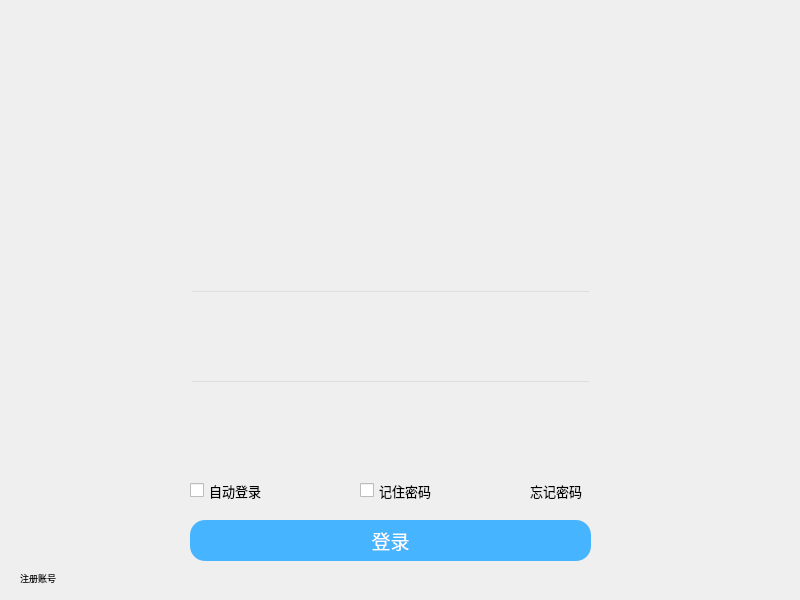
<?xml version="1.0" encoding="UTF-8"?>
<ui version="4.0">
 <class>Widget</class>
 <widget class="QWidget" name="Widget">
  <property name="geometry">
   <rect>
    <x>0</x>
    <y>0</y>
    <width>800</width>
    <height>600</height>
   </rect>
  </property>
  <property name="font">
   <font>
    <pointsize>7</pointsize>
   </font>
  </property>
  <property name="windowTitle">
   <string>Widget</string>
  </property>
  <property name="styleSheet">
   <string notr="true"/>
  </property>
  <widget class="QFrame" name="frame">
   <property name="geometry">
    <rect>
     <x>-100</x>
     <y>-40</y>
     <width>1791</width>
     <height>1721</height>
    </rect>
   </property>
   <property name="styleSheet">
    <string notr="true">#frame{
background-image: url(:/Snipaste_2021-04-25_10-21-01.png);
}</string>
   </property>
   <property name="frameShape">
    <enum>QFrame::StyledPanel</enum>
   </property>
   <property name="frameShadow">
    <enum>QFrame::Raised</enum>
   </property>
   <widget class="QCheckBox" name="checkBox">
    <property name="geometry">
     <rect>
      <x>290</x>
      <y>520</y>
      <width>91</width>
      <height>21</height>
     </rect>
    </property>
    <property name="font">
     <font>
      <pointsize>10</pointsize>
     </font>
    </property>
    <property name="text">
     <string>自动登录</string>
    </property>
   </widget>
   <widget class="QLineEdit" name="lineEdit_2">
    <property name="geometry">
     <rect>
      <x>290</x>
      <y>420</y>
      <width>401</width>
      <height>51</height>
     </rect>
    </property>
    <property name="font">
     <font>
      <pointsize>11</pointsize>
     </font>
    </property>
    <property name="styleSheet">
     <string notr="true">background:transparent;</string>
    </property>
    <property name="echoMode">
     <enum>QLineEdit::Password</enum>
    </property>
   </widget>
   <widget class="QLabel" name="label">
    <property name="geometry">
     <rect>
      <x>630</x>
      <y>520</y>
      <width>71</width>
      <height>21</height>
     </rect>
    </property>
    <property name="font">
     <font>
      <pointsize>10</pointsize>
     </font>
    </property>
    <property name="text">
     <string>忘记密码</string>
    </property>
   </widget>
   <widget class="QCheckBox" name="checkBox_2">
    <property name="geometry">
     <rect>
      <x>460</x>
      <y>520</y>
      <width>93</width>
      <height>21</height>
     </rect>
    </property>
    <property name="font">
     <font>
      <pointsize>10</pointsize>
     </font>
    </property>
    <property name="text">
     <string>记住密码</string>
    </property>
   </widget>
   <widget class="QLineEdit" name="lineEdit">
    <property name="geometry">
     <rect>
      <x>290</x>
      <y>330</y>
      <width>401</width>
      <height>51</height>
     </rect>
    </property>
    <property name="font">
     <font>
      <pointsize>11</pointsize>
     </font>
    </property>
    <property name="styleSheet">
     <string notr="true">background:transparent;</string>
    </property>
   </widget>
   <widget class="QPushButton" name="pushButton">
    <property name="geometry">
     <rect>
      <x>290</x>
      <y>560</y>
      <width>401</width>
      <height>41</height>
     </rect>
    </property>
    <property name="font">
     <font>
      <pointsize>14</pointsize>
     </font>
    </property>
    <property name="styleSheet">
     <string notr="true">background-color: rgb(70, 180, 255);  
color: rgb(255, 255, 255);  

border-radius:15px; 
</string>
    </property>
    <property name="text">
     <string>登录</string>
    </property>
   </widget>
   <widget class="QLabel" name="label_2">
    <property name="geometry">
     <rect>
      <x>120</x>
      <y>610</y>
      <width>72</width>
      <height>15</height>
     </rect>
    </property>
    <property name="text">
     <string>注册账号</string>
    </property>
   </widget>
   <widget class="QLabel" name="label_3">
    <property name="geometry">
     <rect>
      <x>110</x>
      <y>50</y>
      <width>121</width>
      <height>71</height>
     </rect>
    </property>
    <property name="styleSheet">
     <string notr="true">background:url(:/Snipaste_2021-04-25_10-24-59.png)</string>
    </property>
    <property name="text">
     <string/>
    </property>
   </widget>
   <widget class="QLabel" name="label_4">
    <property name="geometry">
     <rect>
      <x>400</x>
      <y>130</y>
      <width>160</width>
      <height>160</height>
     </rect>
    </property>
    <property name="styleSheet">
     <string notr="true">min-width:160px;
min-height:160px;
max-width:160px;
max-height:160px;
border-radius:80px;
border:0px solid black;
background:url(:/q.jpg)</string>
    </property>
    <property name="text">
     <string/>
    </property>
   </widget>
  </widget>
 </widget>
 <resources/>
 <connections/>
</ui>
